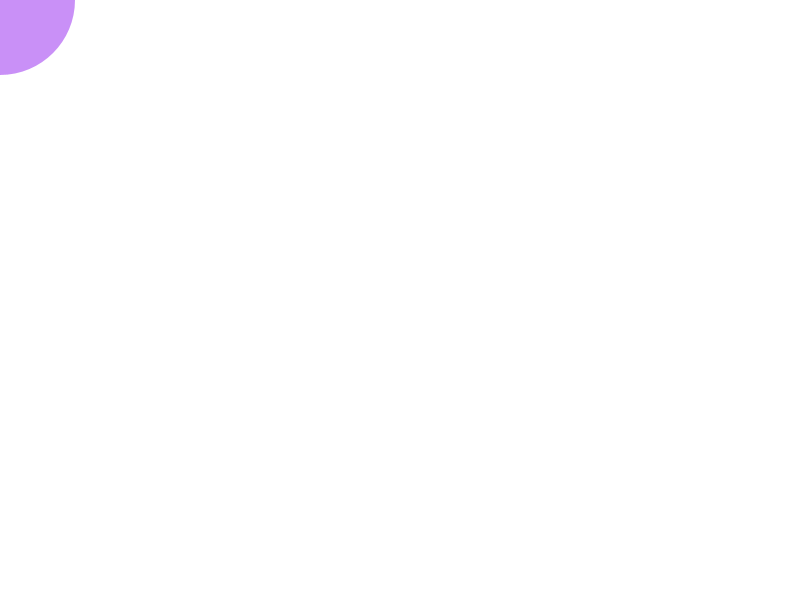
Frame 1 (no input)
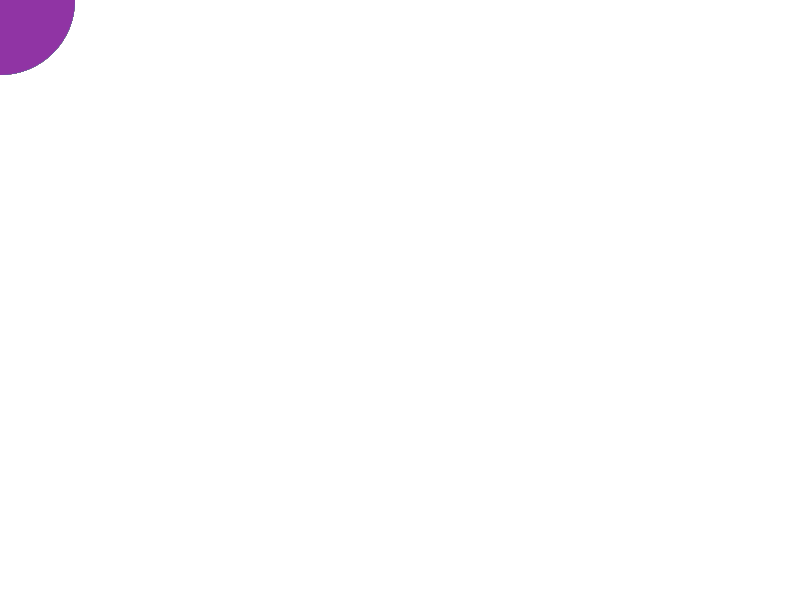
Frame 60 (the mouse pressed at the canvas centre just before this capture)
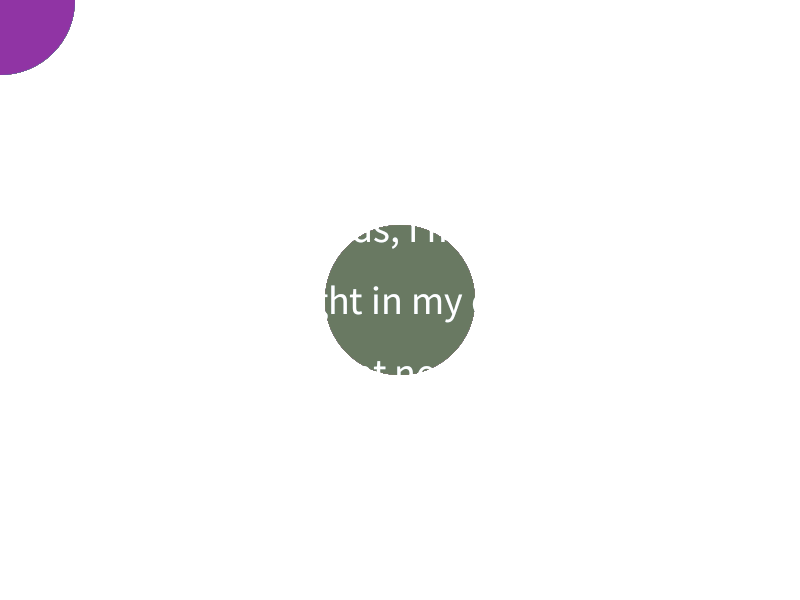
Frame 120 (the mouse held since frame 60 and released just before this capture)

The Processing sketch that drew these frames (run headless with seeded random() and noise(); from frame 60 on, the mouse is pressed at the canvas centre):

// Processing sketch: showcase_colorful_message
// ── showcase_colorful_message.pde
void setup() {
  size(800, 600);
  background(255);
}

void draw() {
  int r = (int)random(255);
  int g = (int)random(255);
  int b = (int)random(255);
  int z = 150;
  
  noStroke();
  fill(r, g, b, 150);
  circle(mouseX, mouseY, z);

  fill(255);
  textAlign(CENTER, CENTER);
  textSize(width / 20);
  text("My family...", width/2, height/2 - height*0.12 + height*0.47);

  text("In your words, I find my way.", width / 2, height / 2 - height * 0.12);
  text("You are the light in my ordinary days,", width / 2, height / 2);
  text("The warmth that never fades away.", width/2, height/2 + height*0.12);
  text("The land fill with the Tree of Kindness.", width/2, height/2 + height*0.25);
}

void mousePressed() {
  background(255);
}
